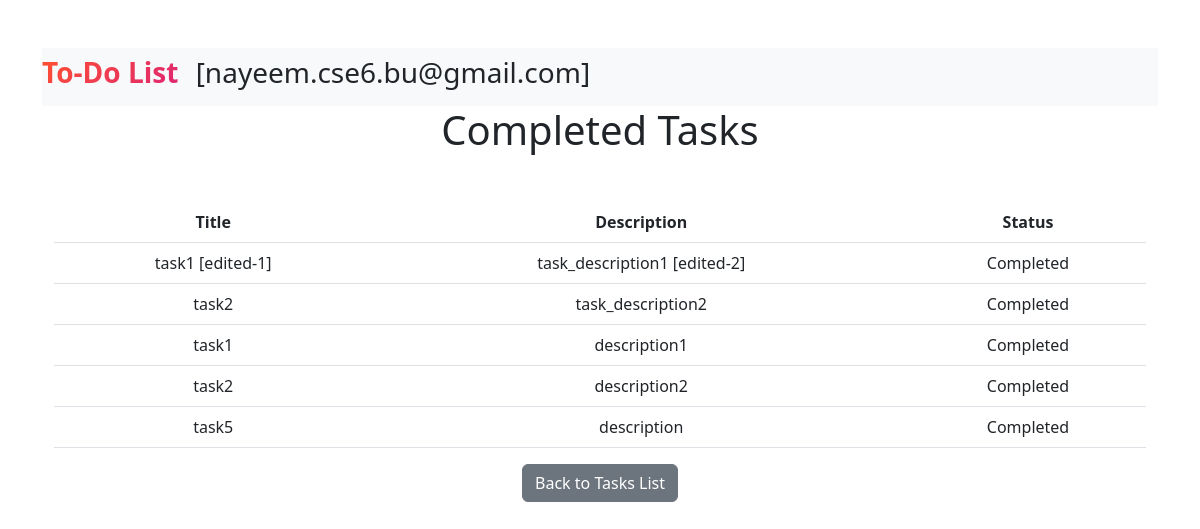
Page /completed_task/ on the earlier database version.
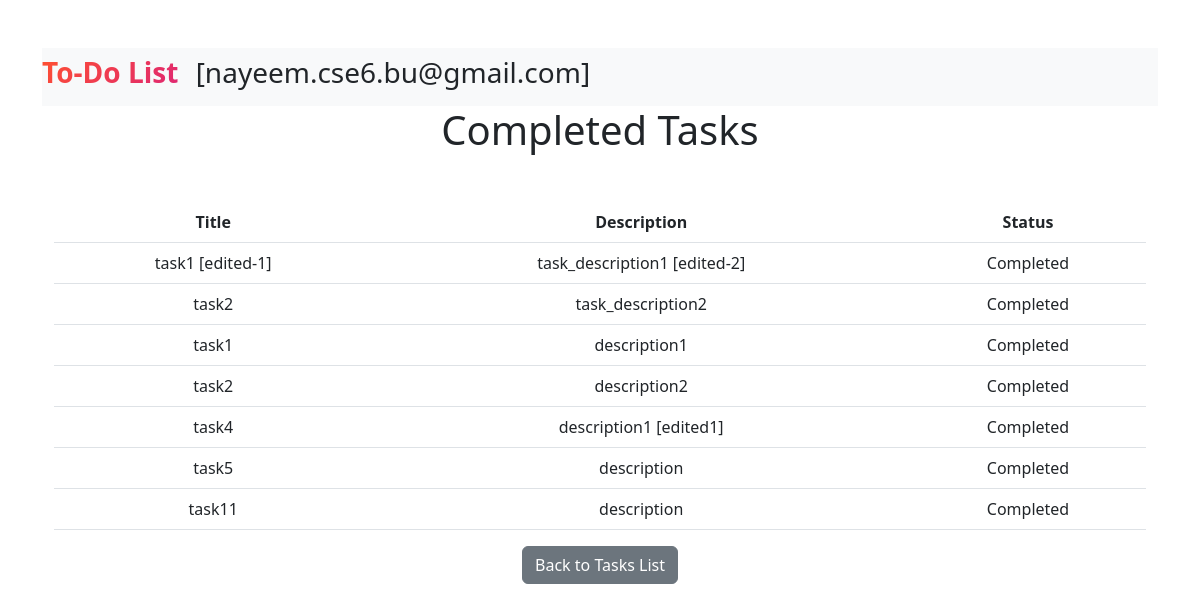
Same page on the later database version.
### tasks/models.py (models this page shows)
class TaskModel(models.Model):
    task_title = models.CharField(max_length=100)
    task_description = models.TextField()
    is_completed = models.BooleanField(default=False)

### tasks/views.py (the view)
# urls.py: path('completed_task/', views.completed_task, name='completed_task'),
def completed_task(request):
    completed_task = TaskModel.objects.filter(is_completed=True)
    return render(request, 'completed_task.html', {'completed_task' : completed_task})

### tasks/templates/completed_task.html (shortened to what this page needs)
{% extends 'base.html' %}
{% block content %}
    <h1>Completed Tasks</h1>
    <div class="container mt-5">
        <table class="table">
            <thead>
                <tr>
                    <th>Title</th>
                    <th>Description</th>
                    <th>Status</th>
                </tr>
            </thead>
            <tbody>
                {% for task in completed_task %}
                <tr>
                    <td>{{ task.task_title }}</td>
                    <td>{{ task.task_description }}</td>
                    <td>Completed</td>
                </tr>
                {% endfor %}
            </tbody>
        </table>
        <a href="{% url 'show_task' %}" class="btn btn-secondary">Back to Tasks List</a>
    </div>
{% endblock %}

Differences in the rows shown:
now on this page (row edited): TaskModel: task_title "task4", task_description "description1 [edited1]"
added TaskModel: task_title "task11", task_description "description"
